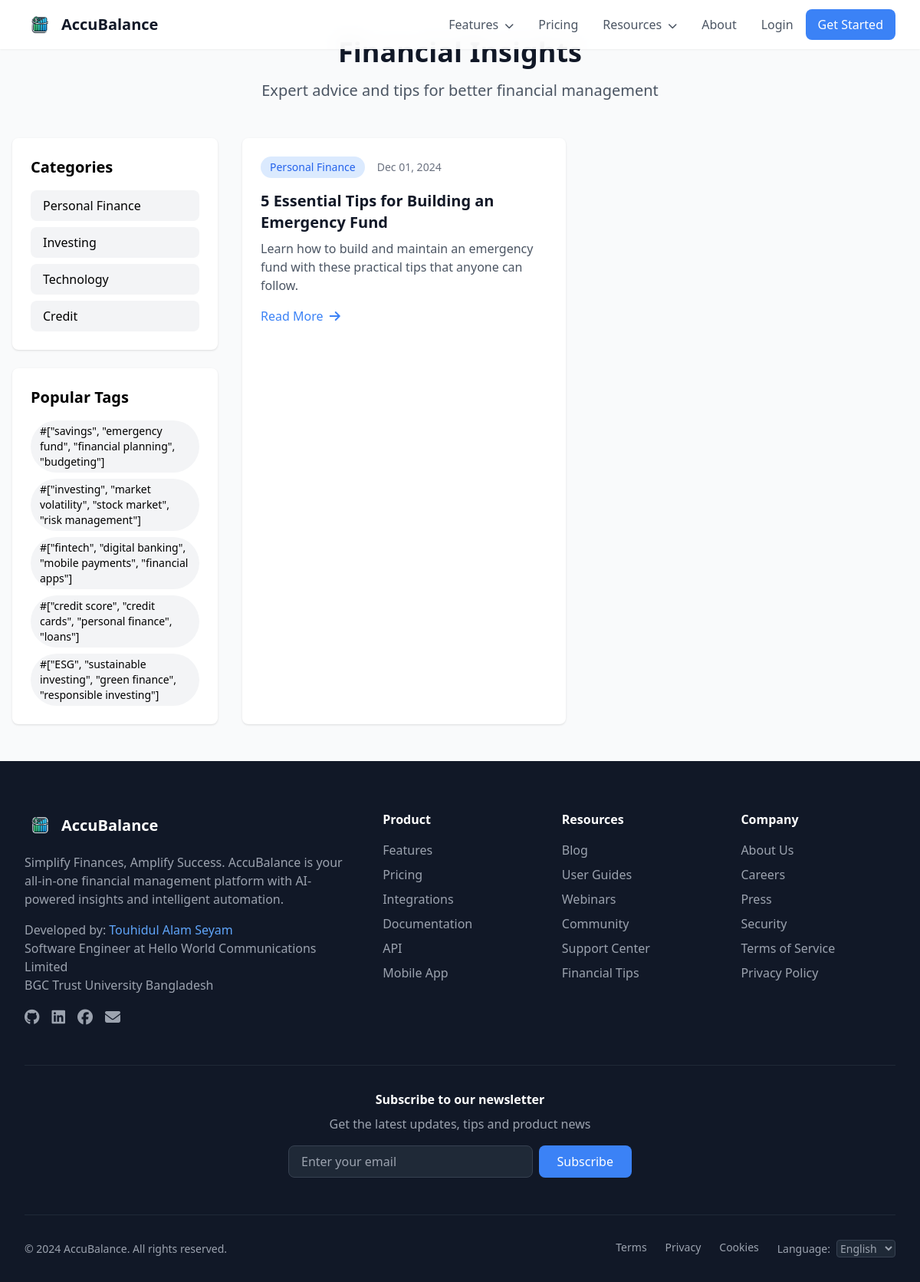
The page /blog.php?category=Personal+Finance on the database its author committed.
### tables this page shows
CREATE TABLE blog_posts (
    id INT PRIMARY KEY AUTO_INCREMENT,
    title VARCHAR(255) NOT NULL,
    slug VARCHAR(255) NOT NULL UNIQUE,
    content TEXT NOT NULL,
    excerpt TEXT,
    featured_image VARCHAR(255),
    author_id INT,
    category VARCHAR(50),
    tags JSON,
    status ENUM('draft', 'published') DEFAULT 'draft',
    views INT DEFAULT 0,
    created_at TIMESTAMP DEFAULT CURRENT_TIMESTAMP,
    updated_at TIMESTAMP DEFAULT CURRENT_TIMESTAMP ON UPDATE CURRENT_TIMESTAMP,
    FOREIGN KEY (author_id) REFERENCES users(id)
);

### blog.php (the view, shortened to what this page needs)
<?php
require_once 'config.php';
$page = isset($_GET['page']) ? (int)$_GET['page'] : 1;
$per_page = 6;
$offset = ($page - 1) * $per_page;
$category = isset($_GET['category']) ? $conn->real_escape_string($_GET['category']) : null;
$where = "WHERE status = 'published'";
if ($category) {
    $where .= " AND category = '$category'";
}
$query = "SELECT * FROM blog_posts $where
          ORDER BY created_at DESC LIMIT $offset, $per_page";
$posts = $conn->query($query);
$categories_query = "SELECT DISTINCT category FROM blog_posts WHERE status = 'published'";
$categories = $conn->query($categories_query);
$tags_query = "SELECT DISTINCT JSON_UNQUOTE(JSON_EXTRACT(tags, '$[*]')) as tag
               FROM blog_posts, JSON_TABLE(tags, '$[*]' COLUMNS (tag VARCHAR(50) PATH '$')) t
               WHERE status = 'published'";
$tags = $conn->query($tags_query);
?>
<!DOCTYPE html>
<html lang="en">
<head>
    <script src="https://cdn.tailwindcss.com"></script>
    <link href="https://cdn.jsdelivr.net/npm/@fortawesome/fontawesome-free@6/css/all.min.css" rel="stylesheet">
    <link href="https://unpkg.com/aos@2.3.1/dist/aos.css" rel="stylesheet">
</head>
<body class="bg-gray-50">
    <?php include 'includes/public-nav.php'; ?>
    <div class="max-w-7xl mx-auto px-4 py-12">
        <div class="text-center mb-12" data-aos="fade-up">
            <h1 class="text-4xl font-bold text-gray-900 mb-4">Financial Insights</h1>
            <p class="text-xl text-gray-600">Expert advice and tips for better financial management</p>
        </div>
        <div class="grid grid-cols-1 lg:grid-cols-4 gap-8">
            <div class="lg:col-span-1">
                <div class="bg-white rounded-lg shadow p-6 mb-6" data-aos="fade-right">
                    <h2 class="text-xl font-bold mb-4">Categories</h2>
                    <div class="space-y-2">
                        <?php while ($category = $categories->fetch_assoc()): ?>
                            <a href="?category=<?php echo urlencode($category['category']); ?>"
                               class="category-badge block px-4 py-2 rounded-lg bg-gray-100 hover:bg-blue-500 hover:text-white transition-all">
                                <?php echo $category['category']; ?>
                            </a>
                        <?php endwhile; ?>
                    </div>
                </div>
                <div class="bg-white rounded-lg shadow p-6" data-aos="fade-right" data-aos-delay="100">
                    <h2 class="text-xl font-bold mb-4">Popular Tags</h2>
                    <div class="flex flex-wrap gap-2">
                        <?php while ($tag = $tags->fetch_assoc()): ?>
                            <a href="?tag=<?php echo urlencode($tag['tag']); ?>"
                               class="tag-pill inline-block px-3 py-1 bg-gray-100 text-sm rounded-full hover:bg-blue-500 hover:text-white transition-all">
                                #<?php echo $tag['tag']; ?>
                            </a>
                        <?php endwhile; ?>
                    </div>
                </div>
            </div>
            <div class="lg:col-span-3 grid md:grid-cols-2 gap-6">
                <?php
                $delay = 0;
                while ($post = $posts->fetch_assoc()):
                ?>
                    <article class="blog-card bg-white rounded-lg shadow overflow-hidden"
                             data-aos="fade-up"
                             data-aos-delay="<?php echo $delay; ?>">
                        <div class="p-6">
                            <div class="flex items-center mb-4">
                                <span class="px-3 py-1 bg-blue-100 text-blue-600 rounded-full text-sm">
                                    <?php echo $post['category']; ?>
                                </span>
                                <span class="text-gray-500 text-sm ml-4">
                                    <?php echo date('M d, Y', strtotime($post['created_at'])); ?>
                                </span>
                            </div>
                            <h2 class="text-xl font-bold mb-2">
                                <a href="blog-post.php?slug=<?php echo $post['slug']; ?>"
                                   class="text-gray-900 hover:text-blue-600">
                                    <?php echo $post['title']; ?>
                                </a>
                            </h2>
                            <p class="text-gray-600 mb-4">
                                <?php echo $post['excerpt']; ?>
                            </p>
                            <a href="blog-post.php?slug=<?php echo $post['slug']; ?>"
                               class="text-blue-500 hover:text-blue-600 font-medium">
                                Read More <i class="fas fa-arrow-right ml-1"></i>
                            </a>
                        </div>
                    </article>
                <?php
                    $delay += 100;
                endwhile;
                ?>
            </div>
        </div>
    </div>
    <?php include 'includes/footer.php'; ?>
</body>
</html>

### blog.php (style rules this page uses)
.blog-card { transition: all 0.3s ease; }
.category-badge { transition: all 0.3s ease; }
.tag-pill { transition: all 0.3s ease; }

### rows shown on the page
blog_posts: category "Personal Finance", created_at "Dec 01, 2024", title "5 Essential Tips for Building an Emergency Fund", excerpt "Learn how to build and maintain an emergency fund with these practical tips that anyone can follow."

### other values the page prints
$category['category'] "Personal Finance"
$category['category'] "Investing"
$category['category'] "Technology"
$category['category'] "Credit"
$tag['tag'] "[\"savings\", \"emergency fund\", \"financial planning\", \"budgeting\"]"
$tag['tag'] "[\"investing\", \"market volatility\", \"stock market\", \"risk management\"]"
$tag['tag'] "[\"fintech\", \"digital banking\", \"mobile payments\", \"financial apps\"]"
$tag['tag'] "[\"credit score\", \"credit cards\", \"personal finance\", \"loans\"]"
$tag['tag'] "[\"ESG\", \"sustainable investing\", \"green finance\", \"responsible investing\"]"
